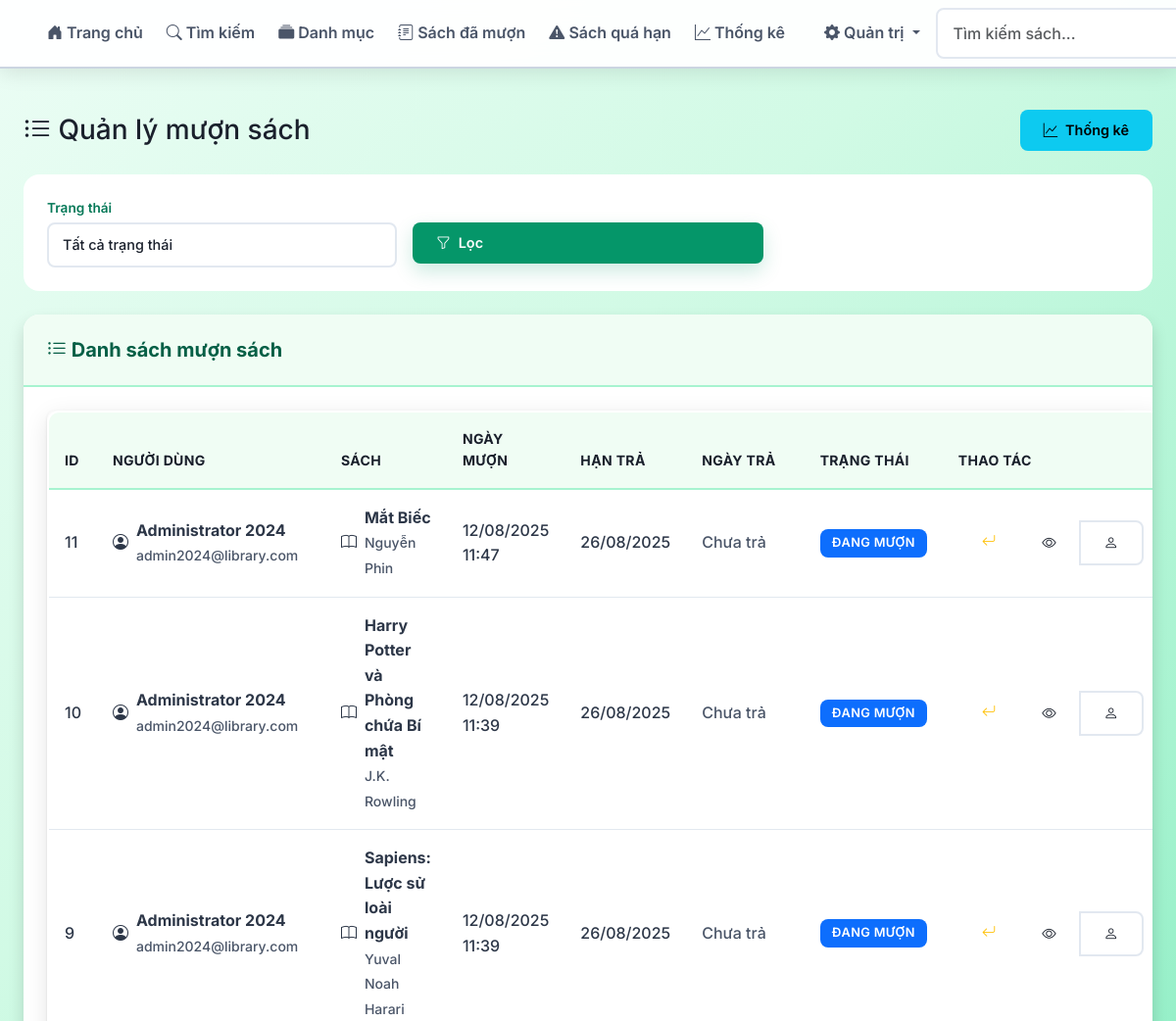
The page /admin/loans (signed in, upper part) on the database as committed earlier.
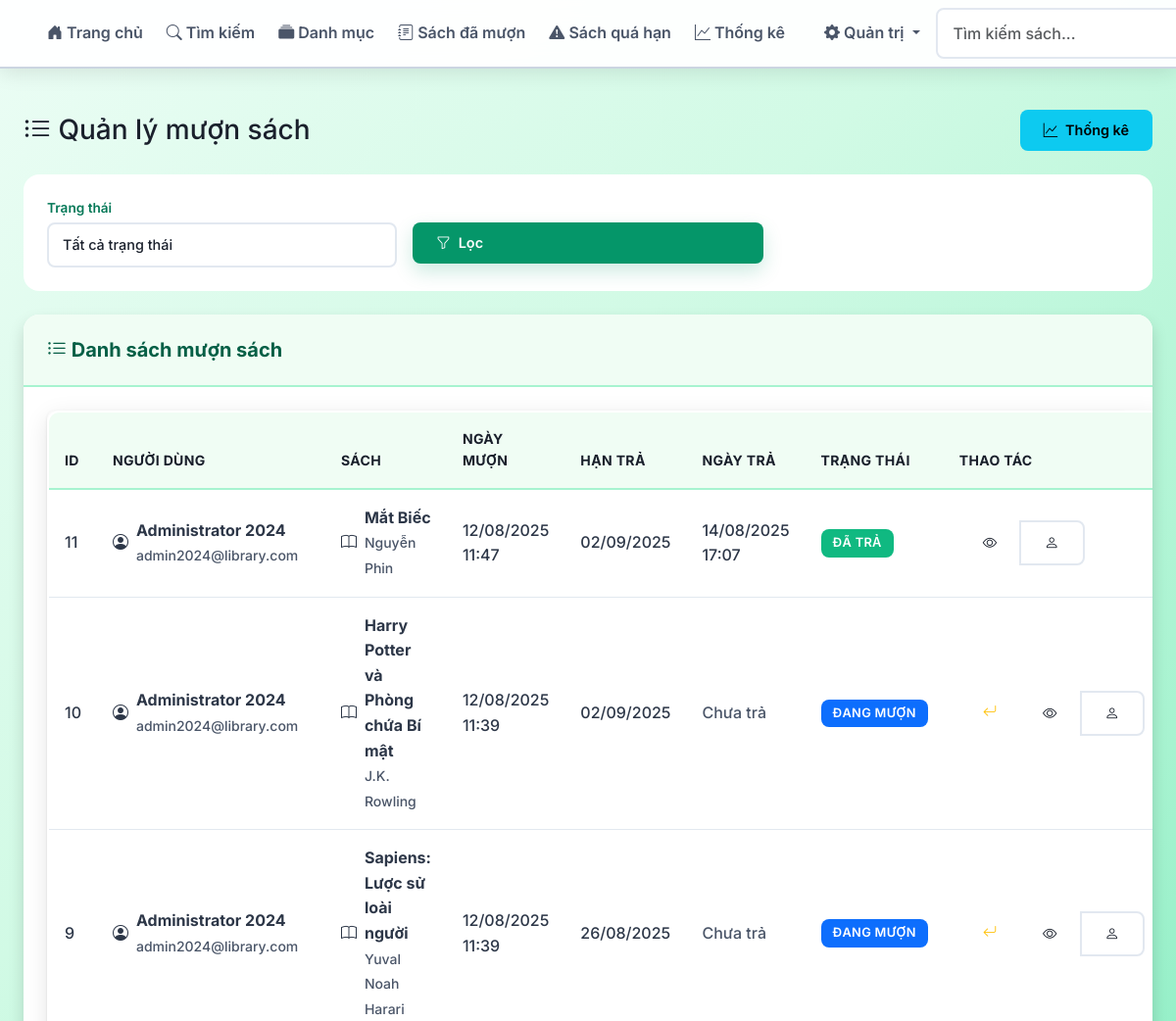
The same page on the database as committed later.
### app/models/loan.py (models this page shows, shortened)
class Loan(db.Model):
    __tablename__ = 'loans'
    id = db.Column(db.Integer, primary_key=True)
    user_id = db.Column(db.Integer, db.ForeignKey('users.id'), nullable=False)
    book_id = db.Column(db.Integer, db.ForeignKey('books.id'), nullable=False)
    loan_date = db.Column(db.DateTime, default=datetime.utcnow, nullable=False)
    due_date = db.Column(db.DateTime, nullable=False)
    return_date = db.Column(db.DateTime)
    status = db.Column(db.String(20), default='borrowed')  # borrowed, returned, overdue
    user = db.relationship('User')
    book = db.relationship('Book')
    def is_overdue(self):
        if self.status == 'returned':
            return False
        return datetime.utcnow() > self.due_date
    def get_status_display(self):
        if self.status == 'returned':
            return 'Đã trả'
        elif self.is_overdue():
            return 'Quá hạn'
        else:
            return 'Đang mượn'

### app/models/user.py (models this page shows, shortened)
class User(UserMixin, db.Model):
    __tablename__ = 'users'
    id = db.Column(db.Integer, primary_key=True)
    username = db.Column(db.String(80), unique=True, nullable=False)
    email = db.Column(db.String(120), unique=True, nullable=False)
    password_hash = db.Column(db.String(255), nullable=False)
    full_name = db.Column(db.String(100), nullable=False)
    role = db.Column(db.String(20), default='user')
    is_active = db.Column(db.Boolean, default=True)
    created_at = db.Column(db.DateTime, default=datetime.utcnow)
    loans = db.relationship('Loan', backref='user_ref', lazy=True)
    def is_admin(self):
        return self.role == 'admin'
    def is_librarian(self):
        return self.role in ['admin', 'librarian']

### app/models/book.py (models this page shows, shortened)
class Book(db.Model):
    __tablename__ = 'books'
    id = db.Column(db.Integer, primary_key=True)
    isbn = db.Column(db.String(20), unique=True, nullable=False)
    title = db.Column(db.String(200), nullable=False)
    author = db.Column(db.String(100), nullable=False)
    publisher = db.Column(db.String(100))
    publication_year = db.Column(db.Integer)
    category = db.Column(db.String(50))
    description = db.Column(db.Text)
    total_copies = db.Column(db.Integer, default=1)
    available_copies = db.Column(db.Integer, default=1)  # Giữ lại để tương thích
    location = db.Column(db.String(100))
    is_active = db.Column(db.Boolean, default=True)
    created_at = db.Column(db.DateTime, default=datetime.utcnow)
    loans = db.relationship('Loan', foreign_keys='Loan.book_id')

### app/routes/loans.py (the view)
@loans_bp.route('/admin/loans')
@login_required
def admin_manage_loans():
    if not current_user.is_admin():
        flash('Bạn cần quyền admin để truy cập trang này!', 'danger')
        return redirect(url_for('loans.my_loans'))
    page = request.args.get('page', 1, type=int)
    per_page = 20
    status_filter = request.args.get('status', '')
    query = Loan.query
    if status_filter:
        query = query.filter(Loan.status == status_filter)
    loans = query.order_by(Loan.loan_date.desc()).paginate(
        page=page, per_page=per_page, error_out=False
    )
    return render_template('admin/loans.html', loans=loans, status_filter=status_filter)

### app/models/user.py (called while the page is built)
@login_manager.user_loader
def load_user(user_id):
    return User.query.get(int(user_id))

### app/templates/admin/loans.html (shortened to what the changed rows need)
{% extends "base.html" %}
{% block content %}
<div class="container-fluid">
    <div class="row">
        <div class="col-12">
            <div class="d-flex justify-content-between align-items-center mb-4">
                <h2 class="h3 mb-0">
                    <i class="bi bi-list-ul"></i> Quản lý mượn sách
                </h2>
            </div>
            <div class="card shadow">
                <div class="card-body">
                    {% if loans.items %}
                    <div class="table-responsive">
                        <table class="table table-hover">
                            <thead>
                                <tr>
                                    <th>ID</th>
                                    <th>Người dùng</th>
                                    <th>Sách</th>
                                    <th>Ngày mượn</th>
                                    <th>Hạn trả</th>
                                    <th>Ngày trả</th>
                                    <th>Trạng thái</th>
                                    <th>Thao tác</th>
                                </tr>
                            </thead>
                            <tbody>
                                {% for loan in loans.items %}
                                <tr>
                                    <td>{{ loan.id }}</td>
                                    <td>
                                        <div class="d-flex align-items-center">
                                            <i class="bi bi-person-circle me-2"></i>
                                            <div>
                                                <div class="fw-bold">{{ loan.user.full_name or loan.user.username }}</div>
                                                <small class="text-muted">{{ loan.user.email }}</small>
                                            </div>
                                        </div>
                                    </td>
                                    <td>
                                        <div class="d-flex align-items-center">
                                            <i class="bi bi-book me-2"></i>
                                            <div>
                                                <div class="fw-bold">{{ loan.book.title }}</div>
                                                <small class="text-muted">{{ loan.book.author }}</small>
                                            </div>
                                        </div>
                                    </td>
                                    <td>{{ loan.loan_date.strftime('%d/%m/%Y %H:%M') if loan.loan_date else 'N/A' }}</td>
                                    <td>
                                        <span class="{% if loan.is_overdue() and loan.status != 'returned' %}text-danger fw-bold{% endif %}">
                                            {{ loan.due_date.strftime('%d/%m/%Y') if loan.due_date else 'N/A' }}
                                        </span>
                                    </td>
                                    <td>
                                        {% if loan.return_date %}
                                            {{ loan.return_date.strftime('%d/%m/%Y %H:%M') }}
                                        {% else %}
                                            <span class="text-muted">Chưa trả</span>
                                        {% endif %}
                                    </td>
                                    <td>
                                        <span class="badge {% if loan.status == 'returned' %}bg-success{% elif loan.is_overdue() %}bg-danger{% else %}bg-primary{% endif %}">
                                            {{ loan.get_status_display() }}
                                        </span>
                                    </td>
                                    <td>
                                        <div class="btn-group" role="group">
                                            {% if loan.status == 'borrowed' %}
                                                <form method="POST" action="{{ url_for('loans.admin_force_return', loan_id=loan.id) }}" class="d-inline">
                                                    <button type="submit" class="btn btn-outline-warning btn-sm" title="Bắt buộc trả sách"
                                                            onclick="return confirm('Bạn có chắc chắn muốn bắt buộc trả sách này?')">
                                                        <i class="bi bi-arrow-return-left"></i>
                                                    </button>
                                                </form>
                                            {% endif %}
                                            <a href="{{ url_for('books.book_detail', book_id=loan.book.id) }}" class="btn btn-outline-info btn-sm" title="Xem chi tiết sách">
                                                <i class="bi bi-eye"></i>
                                            </a>
                                            <a href="{{ url_for('admin.admin_dashboard') }}" class="btn btn-outline-secondary btn-sm" title="Xem thông tin user">
                                                <i class="bi bi-person"></i>
                                            </a>
                                        </div>
                                    </td>
                                </tr>
                                {% endfor %}
                            </tbody>
                        </table>
                    </div>
                    {% else %}
                    <div class="text-center py-5">
                        <i class="bi bi-inbox" style="font-size: 4rem; color: #dee2e6;"></i>
                        <h3 class="text-muted mt-3">Không có dữ liệu mượn sách</h3>
                        <p class="text-muted">Chưa có ai mượn sách trong hệ thống.</p>
                    </div>
                    {% endif %}
                </div>
            </div>
        </div>
    </div>
</div>
{% endblock %}

Rows that differ between the two databases and show on the page:
changed Loan "Mắt Biếc": due_date "26/08/2025" → "02/09/2025"; return_date (not shown) → "14/08/2025 17:07"; status "ĐANG MƯỢN" → "ĐÃ TRẢ"; no longer shows "Chưa trả"
changed Loan "Harry Potter và Phòng chứa Bí mật": due_date "26/08/2025" → "02/09/2025"
